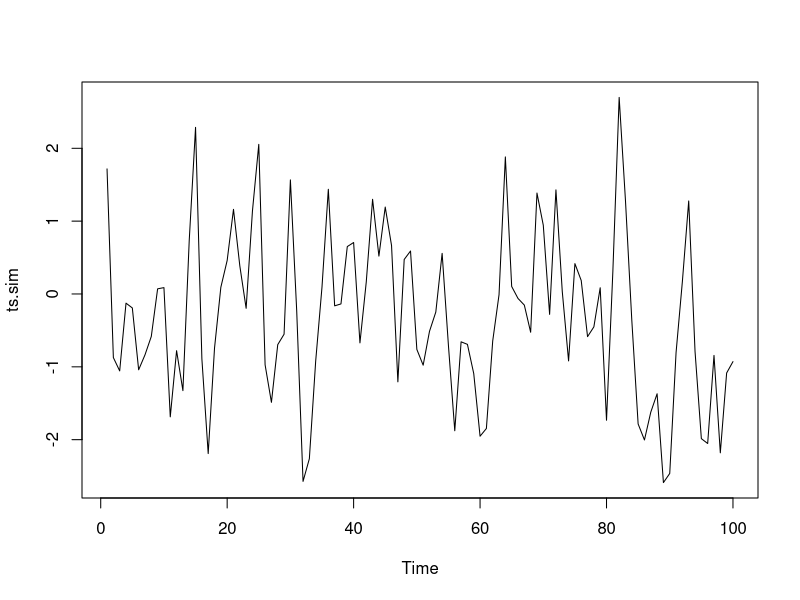
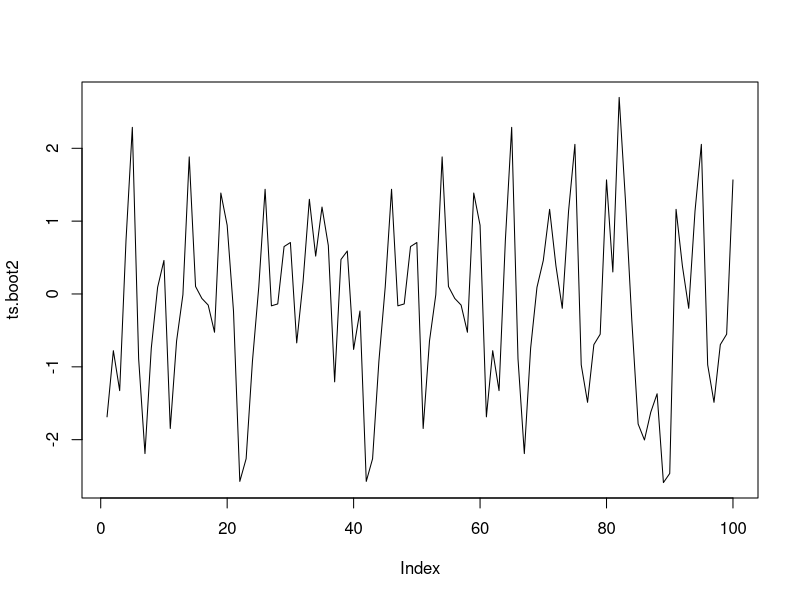
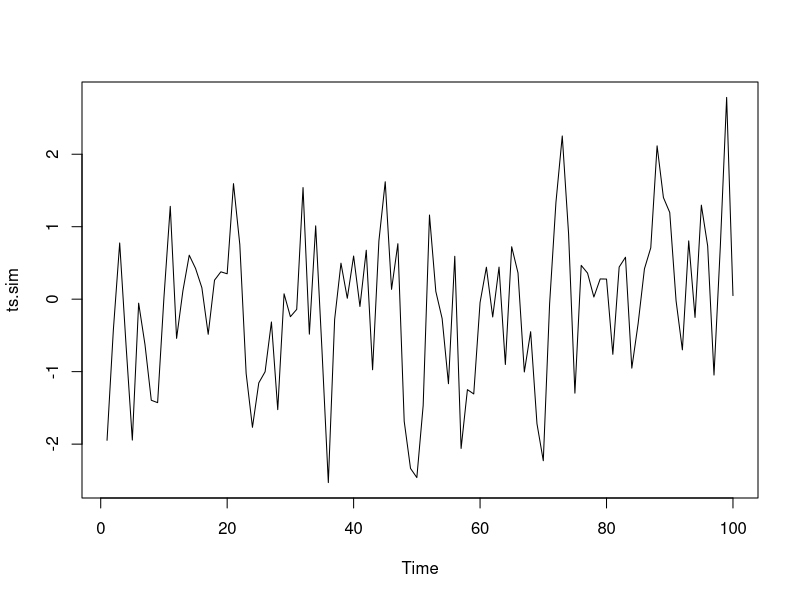
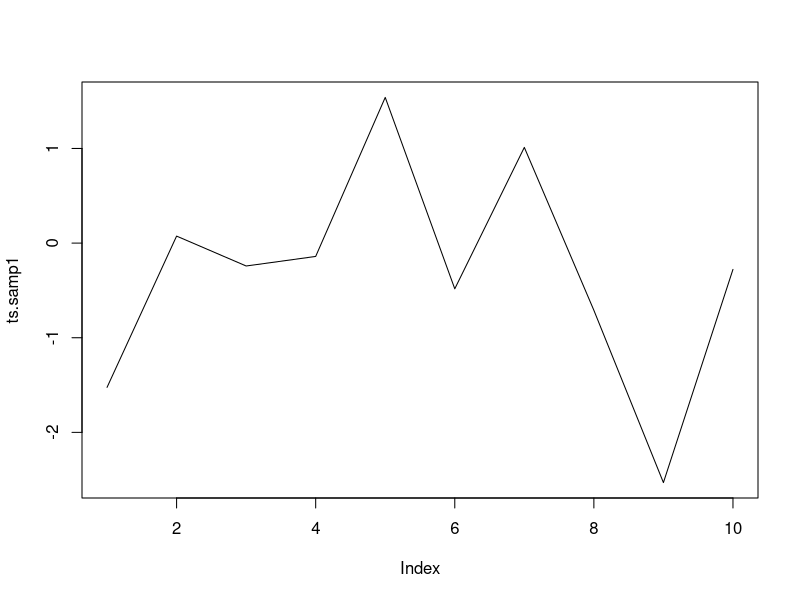
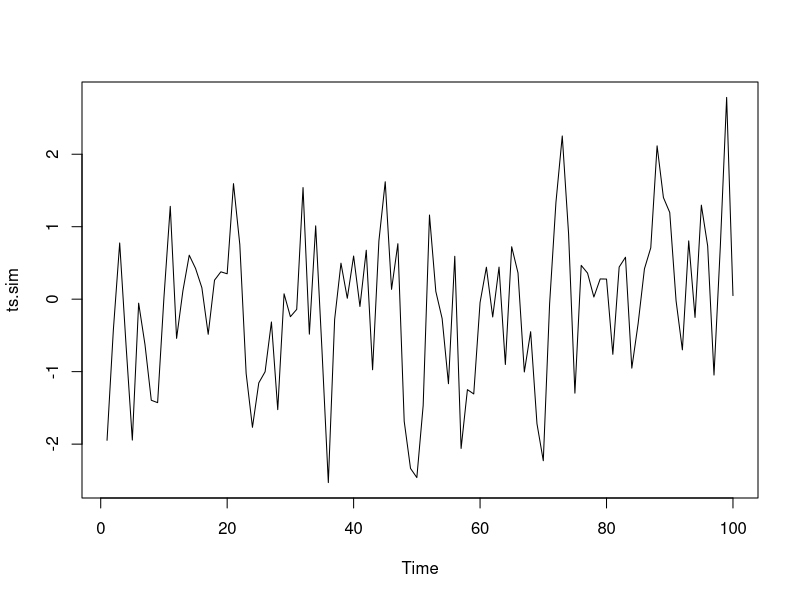
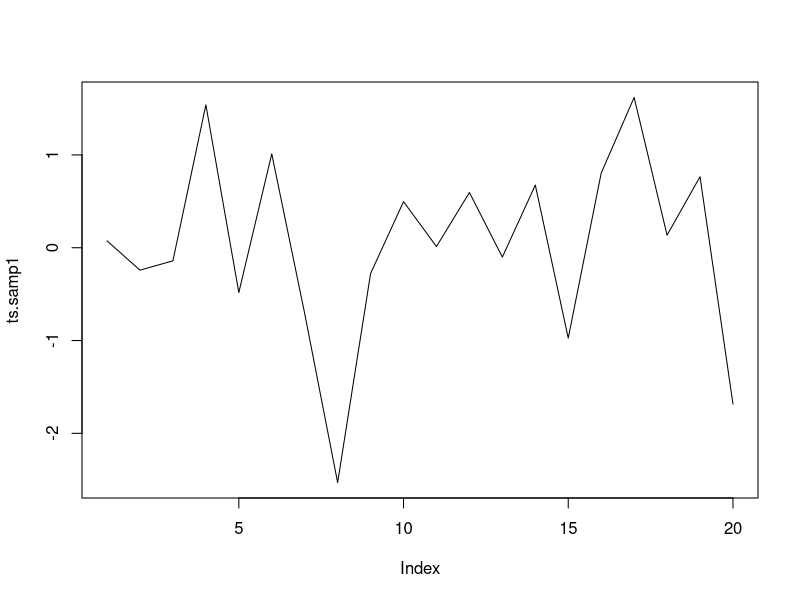
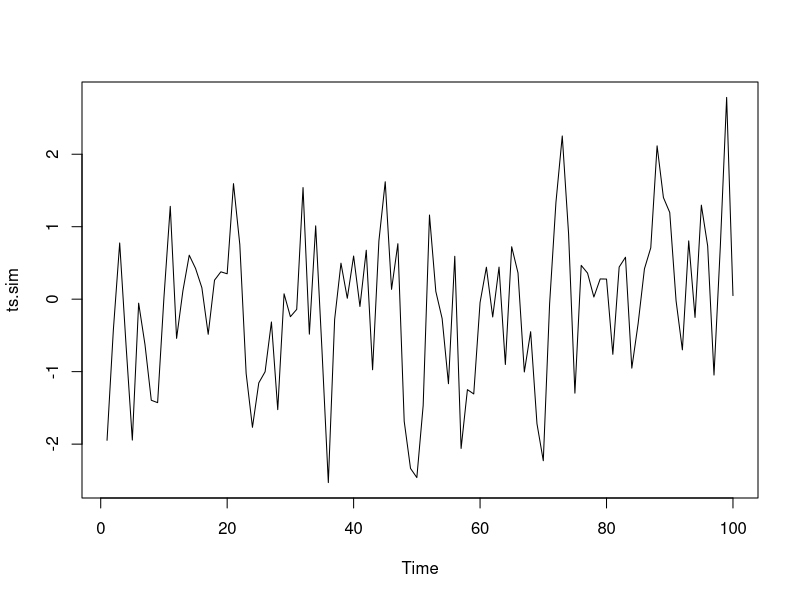
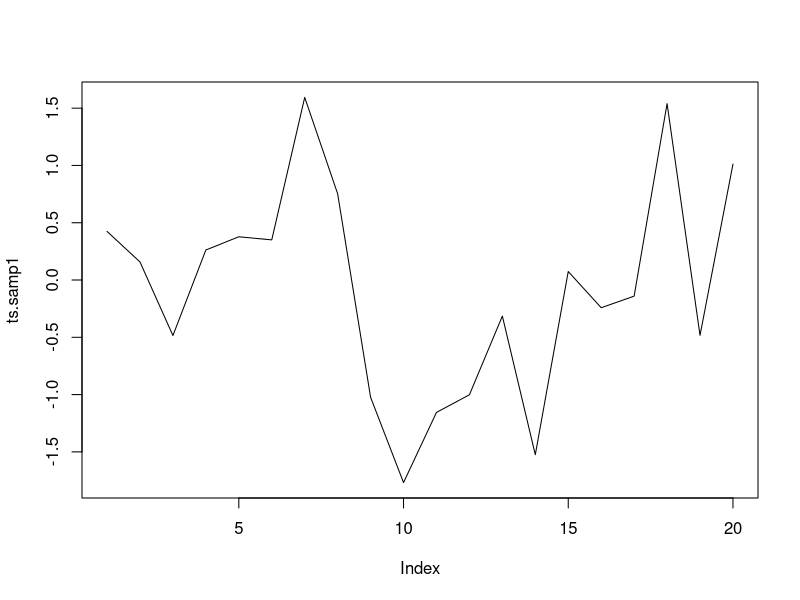

Generate these figures, in order, with R:
## ---- chunk 1
knitr::opts_chunk$set(echo = TRUE)
## ---- chunk 2
ts.sim <- arima.sim(list(order = c(1, 0, 0), ar = 0.5), n = 100) 
ts.sim
plot(ts.sim)
## ---- chunk 3
ts.blocks <- list(ts.sim[c(1 : 10)], ts.sim[c(11 : 20)], ts.sim[c(21 : 30)], ts.sim[c(31 : 40)], ts.sim[c(41 : 50)], ts.sim[c(51 : 60)], ts.sim[c(61 : 70)], ts.sim[c(71 : 80)], ts.sim[c(81 : 90)], ts.sim[c(91 : 100)])
ts.blocks
## ---- chunk 4
ts.boot1 <- sample(ts.blocks, 10, replace = T)
ts.boot1
class(ts.boot1)
## ---- chunk 5
ts.boot2 <- c()
for(i in 1 : 10) {
  for(j in 1 : 10) {
    ts.boot2 <- c(ts.boot2, ts.boot1[[i]][[j]])
  }
}
ts.boot2
class(ts.boot2)
## ---- chunk 6
plot(ts.boot2, type = "l")
## ---- chunk 7
ts.sim <- arima.sim(list(order = c(1, 0, 0), ar = 0.5), n = 100) 
single_point <- function(ts.series)
{
  point1 <- sample(c(1:length(ts.series)), 1, replace = T)
  print(ts.sim)
  print(point1)
}
single_point(ts.sim)
## ---- chunk 8
one_sample <- function(ts.series, B)
{
  point1 <- sample(c(1:length(ts.series)), 1, replace = T)
  ts.samp1 <- c()
  for(i in 1 : B)
  {
    ts.samp1 <- c(ts.samp1, ts.sim[point1 + i - 1])
  }
  print(ts.sim)
  plot(ts.sim)
  print(point1)
  print(ts.samp1)
  plot(ts.samp1, type = 'l')
}
one_sample(ts.sim, 10)
## ---- chunk 9
blocks <- function(ts.series, B, b)
{
  point1 <- sample(c(1:length(ts.series)), 1, replace = T)
  ts.samp1 <- c()
  for(i in 1 : B)
  {
    ts.samp1 <- c(ts.samp1, ts.sim[point1 + i - 1])
  }
  print(ts.sim)
  plot(ts.sim)
  print(point1)
  print(ts.samp1)
  i <- 1
  ts.block_list <- list()
  while(i < B)
  {
    x <- list(ts.samp1[i : (i + b - 1)])
    ts.block_list <- append(ts.block_list, x)
    i = i + b
  }
  print(ts.block_list)
  plot(ts.samp1, type = 'l')
}
blocks(ts.sim, 20, 4)
## ---- chunk 10
bootstrap_samp1 <- function(ts.series, B, b)
{
  point1 <- sample(c(1:length(ts.series)), 1, replace = T)
  ts.samp1 <- c()
  for(i in 1 : B)
  {
    ts.samp1 <- c(ts.samp1, ts.sim[point1 + i - 1])
  }
  print(ts.sim)
  plot(ts.sim)
  print(point1)
  print(ts.samp1)
  plot(ts.samp1, type = 'l')
  i <- 1
  ts.block_list <- list()
  while(i < B)
  {
    x <- list(ts.samp1[i : (i + b - 1)])
    ts.block_list <- append(ts.block_list, x)
    i = i + b
  }
  print(ts.block_list)
  ts.bootstrap_1 <- sample(ts.block_list, B/b, replace = T)
  print(ts.bootstrap_1)
  class(ts.boot1)
}
bootstrap_samp1(ts.sim, 20, 4)
## ---- chunk 11
bootstrap_samp2 <- function(ts.series, B, b)
{
  point1 <- sample(c(1:length(ts.series)), 1, replace = T)
  ts.samp1 <- c()
  for(i in 1 : B)
  {
    ts.samp1 <- c(ts.samp1, ts.sim[point1 + i - 1])
  }
  print(ts.sim)
  plot(ts.sim)
  print(point1)
  print(ts.samp1)
  plot(ts.samp1, type = 'l')
  i <- 1
  ts.block_list <- list()
  while(i < B)
  {
    x <- list(ts.samp1[i : (i + b - 1)])
    ts.block_list <- append(ts.block_list, x)
    i = i + b
  }
  print(ts.block_list)
  ts.bootstrap_1 <- sample(ts.block_list, B/b, replace = T)
  print(ts.bootstrap_1)
  class(ts.boot1)
  ts.bootstrap_2 <- c()
  for(i in 1 : (B/b)) {
    for(j in 1 : b) {
      ts.bootstrap_2 <- c(ts.bootstrap_2, ts.bootstrap_1[[i]][[j]])
    }
  }
  print(ts.bootstrap_2)
  class(ts.bootstrap_2)
  plot(ts.bootstrap_2, type = 'l')
}
bootstrap_samp2(ts.sim, 20, 4)
## ---- chunk 12
bootstrap_samp2 <- function(ts.series, B, b)
{
  point1 <- sample(c(1:length(ts.series)), 1, replace = T)
  ts.samp1 <- c()
  for(i in 1 : B)
  {
    ts.samp1 <- c(ts.samp1, ts.sim[point1 + i - 1])
  }
  print(ts.sim)
  plot(ts.sim)
  print(point1)
  print(ts.samp1)
  plot(ts.samp1, type = 'l')
  i <- 1
  ts.block_list <- list()
  while(i < B)
  {
    x <- list(ts.samp1[i : (i + b - 1)])
    ts.block_list <- append(ts.block_list, x)
    i = i + b
  }
  print(ts.block_list)
  samp_mean <- c()
  for(i in 1 : 1000)
  {
    ts.bootstrap_1 <- sample(ts.block_list, B/b, replace = T)
    ts.bootstrap_2 <- c()
    for(i in 1 : (B/b)) {
      for(j in 1 : b) {
        ts.bootstrap_2 <- c(ts.bootstrap_2, ts.bootstrap_1[[i]][[j]])
      }
    }
    samp_mean <- c(samp_mean, mean(ts.bootstrap_2))
  }
  print(samp_mean)
  
  
}
bootstrap_samp2(ts.sim, 20, 4)
